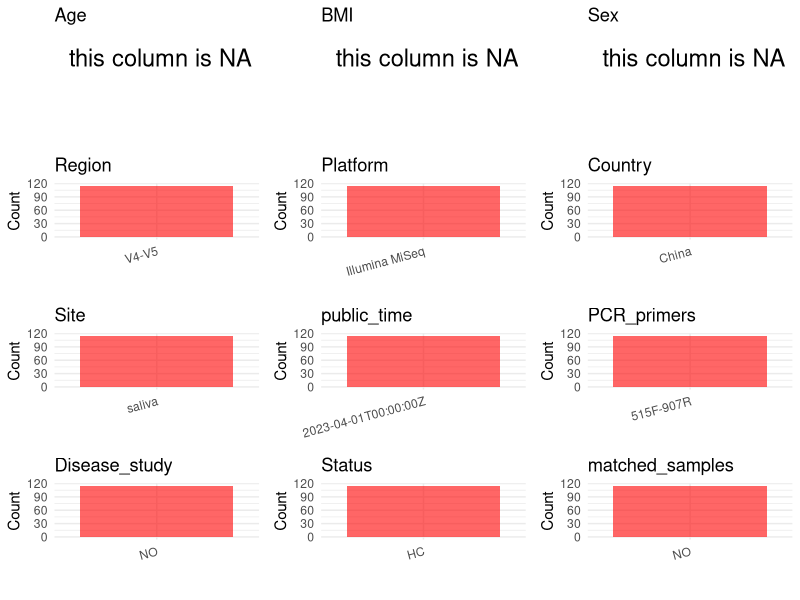

Here is the R script that generated this plot: (Note: this script raises an error after producing the figure.)
## ---- chunk 1
library(tidyverse)
library(ggplot2)
library(cowplot)

setwd("C:/Users/zyc/Desktop/oral_project/PRJNA613363")
initial_meta <- read.csv("SraRunTable.csv", header = TRUE) 
head(initial_meta)
## ---- chunk 2
metadata <- data.frame(
  BioProject = initial_meta$BioProject,
  Run = initial_meta$Run,
  sample_name = initial_meta$Sample.Name,
  Age = NA, 
  BMI = NA,  
  Sex = NA,
  Platform = initial_meta$Instrument,
  # Country = initial_meta$geo_loc_name_country,
  # Status = initial_meta$Host_disease,
  Site = initial_meta$isolation_source,
  public_time = initial_meta$ReleaseDate,
  stringsAsFactors = FALSE
)
## ---- chunk 3

 # metadata <- metadata %>%
 #  mutate(Sex = recode(Sex, "female" = "F", "male" = "M"))
 # metadata <- metadata %>%mutate(Age = Age/12)

## ---- chunk 4
metadata$Country = "China"
metadata$Status = "HC"
metadata$matched_samples = "NO"
metadata$Region = "V4-V5"
metadata$title <- "Comparative analysis of oral microbiome from Zang and Han populations living at different altitudes"
metadata$Disease_study <- "NO"
metadata$PCR_primers <- "515F-907R"
head(metadata)
## ---- chunk 5
print(paste("Number of unique runs:", length(unique(metadata$Run))))
print(paste("Number of unique sample names:", length(unique(metadata$sample_name))))
## ---- chunk 6
plot_data <- metadata %>%
  select(-BioProject, -Run, -sample_name, -title)

# Function to create simple plots for each column
create_simple_plots <- function(data) {
  plots <- list()
  
  for (col in colnames(data)) {
    # Check if the column is all NA
    if (all(is.na(data[[col]]))) {
      # Create an empty plot with text indicating all NA
      p <- ggplot() +
        annotate("text", x = 0.5, y = 0.5, label = "this column is NA", size = 6) +
        labs(title = col) +
        theme_void()
    } else if (is.numeric(data[[col]])) {
      # Numeric variable: histogram
      p <- ggplot(data, aes(x = .data[[col]])) +
        geom_histogram(fill = "blue", alpha = 0.6, bins = 20, na.rm = T) +
        labs(title = col) +
        theme_minimal()
    } else {
      # Categorical variable: bar plot (remove NA values)
      count_data <- as.data.frame(table(data[[col]], useNA = "ifany"))
      p <- ggplot(count_data, aes(x = reorder(Var1, -Freq), y = Freq)) +
        geom_col(fill = "red", alpha = 0.6) +
        labs(title = col, x = NULL, y = "Count") +
        theme_minimal() +
        theme(axis.text.x = element_text(angle = 15, hjust = 1))
    }
    plots[[col]] <- p
  }
  
  return(plots)
}


plots <- create_simple_plots(plot_data)
p<-plot_grid(plots$Age, 
          plots$BMI, 
          plots$Sex, 
          plots$Region, 
          plots$Platform, 
          plots$Country, 
          plots$Site,
          plots$public_time, 
          plots$PCR_primers,
          plots$Disease_study,
          plots$Status,
          plots$matched_samples,# add 
          ncol = 3, align = "hv", axis = "lb")
ggsave("Metadata_Summary.png", plot = p, width = 8, height = 6, dpi = 150)


## ---- chunk 7
knitr::include_graphics("Metadata_Summary.png")
## ---- chunk 8
metadata <- metadata[, c(
  "BioProject", "Run", "sample_name", "Age", "BMI", "Sex", 
  "Region", "Platform", "Country", "Site", "public_time", 
  "PCR_primers", "title", "Disease_study", "Status","matched_samples"
)]

write.csv(metadata, file = "metadata.csv", quote = FALSE)
